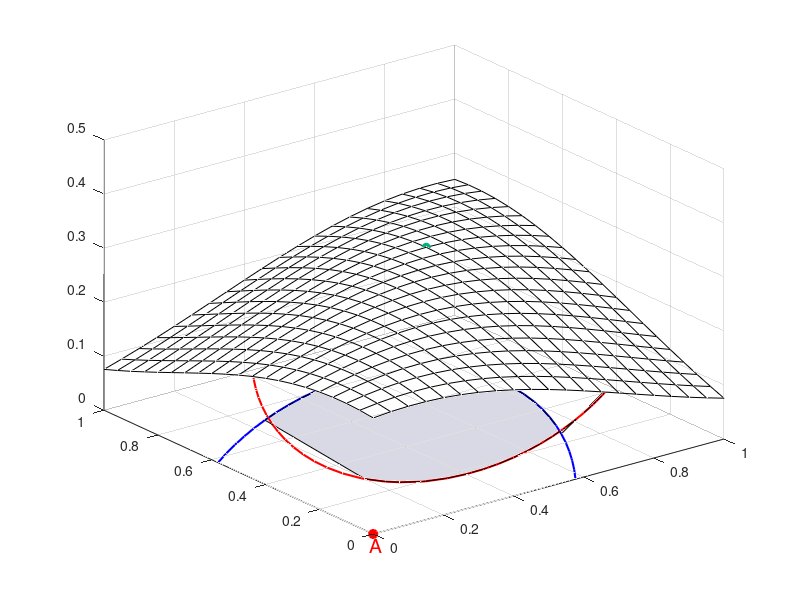

MATLAB code to generate this figure: (Note: this script raises an error after producing the figure.)
clear all
clc

mu1 = [0 0];
mu2 = [1 1];
sigma = [0.7 0.5; 0.5 0.7];

x1 = -3:.05:5;
x2 = -3:.05:5;
[X1,X2] = meshgrid(x1,x2);
X = [X1(:) X2(:)];

y1 = mvnpdf(X,mu1,sigma);
y1 = y1;
y1 = reshape(y1,length(x2),length(x1));
y2 = mvnpdf(X,mu2,sigma);
y2= y2;
y2 = reshape(y2,length(x2),length(x1));
y = 0.4*y1+0.6*y2;

%find maximum point of y 
[tempV1, tempI1] = max(y);
[tempV2, tempI2] = max(max(y));

maxValue = tempV2;
max_x1 = x1(tempI1(tempI2));
max_x2 = x2(tempI2);

% plot surface
s1 = surf(X1,X2, y,'FaceAlpha',0);
hold on

% denote the maximum on the bottom
scatter(max_x1,max_x2,'MarkerEdgeColor',[0 .7 .5],...
    'MarkerFaceColor',[0 .7 .5],...
    'LineWidth',1.5)

% denote the maximum on the surface
scatter3(max_x1,max_x2,maxValue,'MarkerEdgeColor',[0 .7 .5],...
    'MarkerFaceColor',[0 .7 .5])

% zoom in to overlapped region
xlim([0 1])
ylim([0 1])
zlim([0 0.5])

% 1st contour 
c1 = contour(x1,x2,y1,[0.20 0.20], 'b', 'LineWidth',1.5 );
hold on

% A: point and test 
scatter(mu1(1),mu1(2),'MarkerEdgeColor','r',...
    'MarkerFaceColor','r',...
    'LineWidth',1.5)
text(-0.05,-0.05, 0,'A', 'Color','r','FontSize', 14)
hold on

% 2st contour 
c2 = contour(x1,x2,y2,[0.20 0.20], 'r', 'LineWidth',1.5);
hold on
scatter(mu2(1),mu2(2),'MarkerEdgeColor','b',...
    'MarkerFaceColor','b',...
    'LineWidth',1.5)
% B: point and test 
text(1.05,1.05, 0,'B', 'Color','b','FontSize', 14)



startN = 53;
endN = 80;

startN2 = 110;
endN2 =134;

btwRegion = [c1(1,startN:endN), c2(1,startN2:endN2)];
x_region = [c1(2,startN:endN), c2(2,startN2:endN2)];
ff = fill(x_region, btwRegion, [0.85 0.85 0.90]);
ff.EdgeColor = 'none';

hold on 

startM = 53;
endM = 80;

startM2 = 3;
endM2 =15;

btwRegion = [c1(1,startM:endM), c2(1,startM2:endM2)];
x_region = [c1(2,startM:endM), c2(2,startM2:endM2)];
ff = fill(x_region, btwRegion, [0.85 0.85 0.90]);
ff.EdgeColor = 'none';


fig = gca;
xLab = xlabel('S','FontSize', 14);
xticks([]);
yLab = ylabel('T','FontSize', 14);
yticks([]);
zlabel('W','FontSize', 14)
zticks([])
